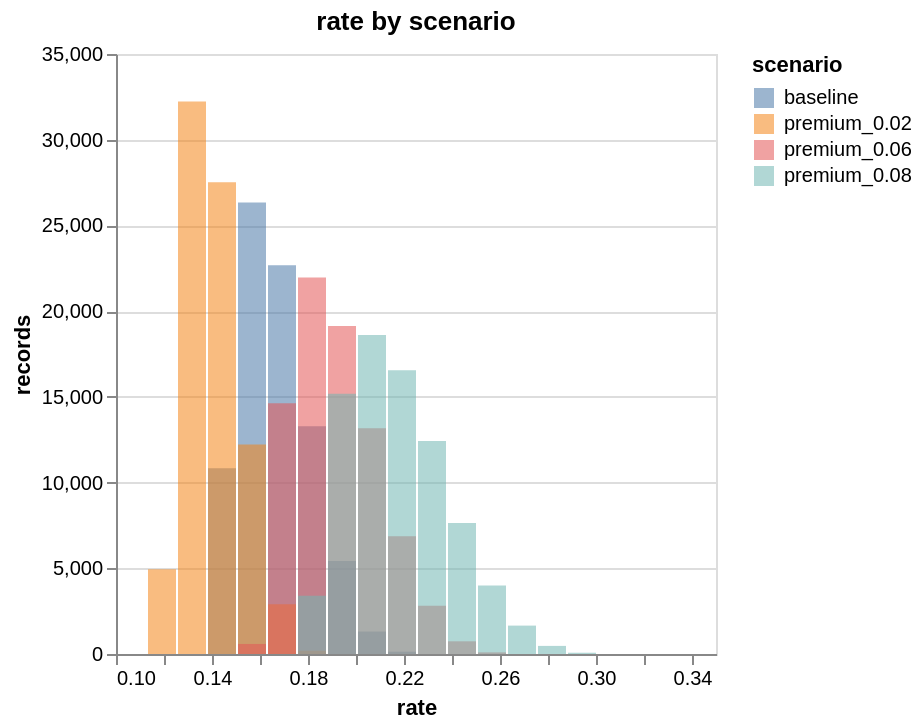

Notebook cell for this chart:
### Markdown cell above
The unsecured arm's rate, binned the same way for every scenario; click a scenario in the legend to pick
it out. The pipeline's own premium is 0.04, so the baseline is the reference.

### Code cell
result.plots["unsecured_rate"].show()

### Figure 1 — Vega-Lite specification as saved in the notebook (floating-point values rounded to 4 significant figures)
{"config": {"view": {"continuousWidth": 300, "continuousHeight": 300}}, "data": {"name": "data-281c4e142983a3b104e41ee5840acaff"}, "mark": {"type": "bar"}, "encoding": {"color": {"field": "scenario", "type": "nominal"}, "opacity": {"condition": {"param": "param_366548e304bb77de", "value": 0.55}, "value": 0.05}, "tooltip": [{"field": "scenario", "type": "nominal"}, {"field": "start", "format": ".4g", "type": "quantitative"}, {"field": "end", "format": ".4g", "type": "quantitative"}, {"field": "records", "type": "quantitative"}], "x": {"bin": "binned", "field": "start", "title": "rate", "type": "quantitative"}, "x2": {"field": "end"}, "y": {"field": "records", "stack": null, "type": "quantitative"}}, "params": [{"name": "param_366548e304bb77de", "select": {"type": "point", "fields": ["scenario"]}, "bind": "legend"}], "title": "rate by scenario", "$schema": "https://vega.github.io/schema/vega-lite/v6.4.1.json", "datasets": {"data-281c4e142983a3b104e41ee5840acaff": [{"scenario": "baseline", "start": 0.1, "end": 0.1125, "records": 0}, {"scenario": "baseline", "start": 0.1125, "end": 0.125, "records": 0}, {"scenario": "baseline", "start": 0.125, "end": 0.1375, "records": 0}, {"scenario": "baseline", "start": 0.1375, "end": 0.15, "records": 10838}, {"scenario": "baseline", "start": 0.15, "end": 0.1625, "records": 26335}, {"scenario": "baseline", "start": 0.1625, "end": 0.175, "records": 22676}, {"scenario": "baseline", "start": 0.175, "end": 0.1875, "records": 13279}, {"scenario": "baseline", "start": 0.1875, "end": 0.2, "records": 5427}, {"scenario": "baseline", "start": 0.2, "end": 0.2125, "records": 1309}, {"scenario": "baseline", "start": 0.2125, "end": 0.225, "records": 133}, {"scenario": "baseline", "start": 0.225, "end": 0.2375, "records": 0}, {"scenario": "baseline", "start": 0.2375, "end": 0.25, "records": 0}, {"scenario": "baseline", "start": 0.25, "end": 0.2625, "records": 0}, {"scenario": "baseline", "start": 0.2625, "end": 0.275, "records": 0}, {"scenario": "baseline", "start": 0.275, "end": 0.2875, "records": 0}, {"scenario": "baseline", "start": 0.2875, "end": 0.3, "records": 0}, {"scenario": "baseline", "start": 0.3, "end": 0.3125, "records": 0}, {"scenario": "baseline", "start": 0.3125, "end": 0.325, "records": 0}, {"scenario": "baseline", "start": 0.325, "end": 0.3375, "records": 0}, {"scenario": "baseline", "start": 0.3375, "end": 0.35, "records": 0}, {"scenario": "premium_0.02", "start": 0.1, "end": 0.1125, "records": 0}, {"scenario": "premium_0.02", "start": 0.1125, "end": 0.125, "records": 4949}, {"scenario": "premium_0.02", "start": 0.125, "end": 0.1375, "records": 32224}, {"scenario": "premium_0.02", "start": 0.1375, "end": 0.15, "records": 27513}, {"scenario": "premium_0.02", "start": 0.15, "end": 0.1625, "records": 12220}, {"scenario": "premium_0.02", "start": 0.1625, "end": 0.175, "records": 2903}, {"scenario": "premium_0.02", "start": 0.175, "end": 0.1875, "records": 188}, {"scenario": "premium_0.02", "start": 0.1875, "end": 0.2, "records": 0}, {"scenario": "premium_0.02", "start": 0.2, "end": 0.2125, "records": 0}, {"scenario": "premium_0.02", "start": 0.2125, "end": 0.225, "records": 0}, {"scenario": "premium_0.02", "start": 0.225, "end": 0.2375, "records": 0}, {"scenario": "premium_0.02", "start": 0.2375, "end": 0.25, "records": 0}, {"scenario": "premium_0.02", "start": 0.25, "end": 0.2625, "records": 0}, {"scenario": "premium_0.02", "start": 0.2625, "end": 0.275, "records": 0}, {"scenario": "premium_0.02", "start": 0.275, "end": 0.2875, "records": 0}, {"scenario": "premium_0.02", "start": 0.2875, "end": 0.3, "records": 0}, {"scenario": "premium_0.02", "start": 0.3, "end": 0.3125, "records": 0}, {"scenario": "premium_0.02", "start": 0.3125, "end": 0.325, "records": 0}, {"scenario": "premium_0.02", "start": 0.325, "end": 0.3375, "records": 0}, {"scenario": "premium_0.02", "start": 0.3375, "end": 0.35, "records": 0}, {"scenario": "premium_0.06", "start": 0.1, "end": 0.1125, "records": 0}, {"scenario": "premium_0.06", "start": 0.1125, "end": 0.125, "records": 0}, {"scenario": "premium_0.06", "start": 0.125, "end": 0.1375, "records": 0}, {"scenario": "premium_0.06", "start": 0.1375, "end": 0.15, "records": 0}, {"scenario": "premium_0.06", "start": 0.15, "end": 0.1625, "records": 587}, {"scenario": "premium_0.06", "start": 0.1625, "end": 0.175, "records": 14629}, {"scenario": "premium_0.06", "start": 0.175, "end": 0.1875, "records": 21957}, {"scenario": "premium_0.06", "start": 0.1875, "end": 0.2, "records": 19133}, {"scenario": "premium_0.06", "start": 0.2, "end": 0.2125, "records": 13162}, {"scenario": "premium_0.06", "start": 0.2125, "end": 0.225, "records": 6874}, {"scenario": "premium_0.06", "start": 0.225, "end": 0.2375, "records": 2821}, {"scenario": "premium_0.06", "start": 0.2375, "end": 0.25, "records": 740}, {"scenario": "premium_0.06", "start": 0.25, "end": 0.2625, "records": 93}, {"scenario": "premium_0.06", "start": 0.2625, "end": 0.275, "records": 1}, {"scenario": "premium_0.06", "start": 0.275, "end": 0.2875, "records": 0}, {"scenario": "premium_0.06", "start": 0.2875, "end": 0.3, "records": 0}, {"scenario": "premium_0.06", "start": 0.3, "end": 0.3125, "records": 0}, {"scenario": "premium_0.06", "start": 0.3125, "end": 0.325, "records": 0}, {"scenario": "premium_0.06", "start": 0.325, "end": 0.3375, "records": 0}, {"scenario": "premium_0.06", "start": 0.3375, "end": 0.35, "records": 0}, {"scenario": "premium_0.08", "start": 0.1, "end": 0.1125, "records": 0}, {"scenario": "premium_0.08", "start": 0.1125, "end": 0.125, "records": 0}, {"scenario": "premium_0.08", "start": 0.125, "end": 0.1375, "records": 0}, {"scenario": "premium_0.08", "start": 0.1375, "end": 0.15, "records": 0}, {"scenario": "premium_0.08", "start": 0.15, "end": 0.1625, "records": 0}, {"scenario": "premium_0.08", "start": 0.1625, "end": 0.175, "records": 0}, {"scenario": "premium_0.08", "start": 0.175, "end": 0.1875, "records": 3396}, {"scenario": "premium_0.08", "start": 0.1875, "end": 0.2, "records": 15174}, {"scenario": "premium_0.08", "start": 0.2, "end": 0.2125, "records": 18603}, {"scenario": "premium_0.08", "start": 0.2125, "end": 0.225, "records": 16559}, {"scenario": "premium_0.08", "start": 0.225, "end": 0.2375, "records": 12428}, {"scenario": "premium_0.08", "start": 0.2375, "end": 0.25, "records": 7638}, {"scenario": "premium_0.08", "start": 0.25, "end": 0.2625, "records": 3995}, {"scenario": "premium_0.08", "start": 0.2625, "end": 0.275, "records": 1657}, {"scenario": "premium_0.08", "start": 0.275, "end": 0.2875, "records": 472}, {"scenario": "premium_0.08", "start": 0.2875, "end": 0.3, "records": 74}, {"scenario": "premium_0.08", "start": 0.3, "end": 0.3125, "records": 1}, {"scenario": "premium_0.08", "start": 0.3125, "end": 0.325, "records": 0}, {"scenario": "premium_0.08", "start": 0.325, "end": 0.3375, "records": 0}, {"scenario": "premium_0.08", "start": 0.3375, "end": 0.35, "records": 0}]}}
